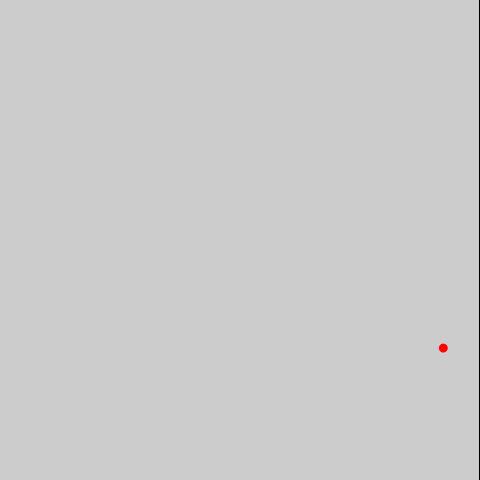
Frame 1 (no input)
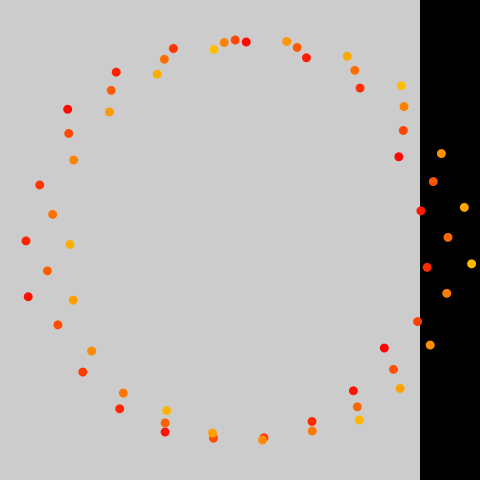
Frame 60 (the mouse pressed at the canvas centre just before this capture)
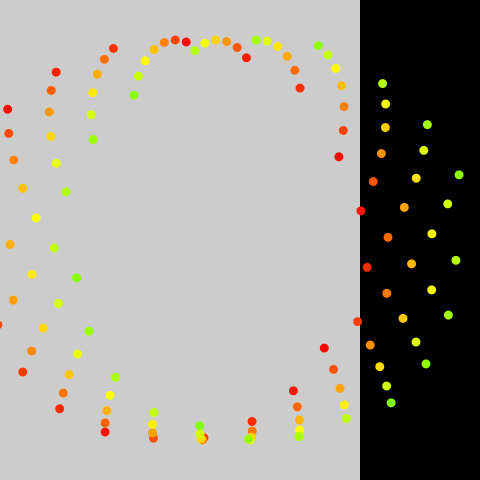
Frame 120 (the mouse held since frame 60 and released just before this capture)

The Processing sketch that drew these frames (run headless with seeded random() and noise(); from frame 60 on, the mouse is pressed at the canvas centre):

// Processing sketch: CircleTown
// ── CircleTown.pde
int x,y,c=480;
float f;
void setup(){
  size(480,480);
  colorMode(HSB,c);
clear();noStroke();frameRate(c);
}
void draw(){
  f++;
  for(x=0;x<c;x++)
    for(y=0;y<c;y++)
      set(x,y,color(get(x+1,y)));
    
  fill(f%c,c,c);
  circle(sin(f)*200+275,cos(f)*200+240,9);
}//#p5t
